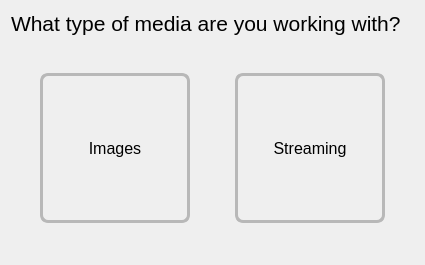
<?xml version="1.0" encoding="UTF-8"?>
<ui version="4.0">
 <class>MediaSelector</class>
 <widget class="QDialog" name="MediaSelector">
  <property name="geometry">
   <rect>
    <x>0</x>
    <y>0</y>
    <width>425</width>
    <height>265</height>
   </rect>
  </property>
  <property name="windowTitle">
   <string>Automated Drone Image Analysis Tool (ADIAT)</string>
  </property>
  <layout class="QVBoxLayout" name="verticalLayout_3">
   <item>
    <widget class="QLabel" name="label">
     <property name="sizePolicy">
      <sizepolicy hsizetype="Preferred" vsizetype="Maximum">
       <horstretch>0</horstretch>
       <verstretch>0</verstretch>
      </sizepolicy>
     </property>
     <property name="font">
      <font>
       <pointsize>16</pointsize>
      </font>
     </property>
     <property name="text">
      <string>What type of media are you working with?</string>
     </property>
    </widget>
   </item>
   <item>
    <widget class="QWidget" name="selectionWidget" native="true">
     <layout class="QHBoxLayout" name="horizontalLayout_2" stretch="0,0">
      <item>
       <widget class="QWidget" name="imageWidget" native="true">
        <property name="sizePolicy">
         <sizepolicy hsizetype="Expanding" vsizetype="Preferred">
          <horstretch>0</horstretch>
          <verstretch>0</verstretch>
         </sizepolicy>
        </property>
        <layout class="QVBoxLayout" name="verticalLayout">
         <item>
          <spacer name="verticalSpacer_top">
           <property name="orientation">
            <enum>Qt::Vertical</enum>
           </property>
           <property name="sizeType">
            <enum>QSizePolicy::Expanding</enum>
           </property>
           <property name="sizeHint" stdset="0">
            <size>
             <width>20</width>
             <height>40</height>
            </size>
           </property>
          </spacer>
         </item>
         <item alignment="Qt::AlignHCenter">
          <widget class="QToolButton" name="imageButton">
           <property name="minimumSize">
            <size>
             <width>150</width>
             <height>150</height>
            </size>
           </property>
           <property name="maximumSize">
            <size>
             <width>150</width>
             <height>150</height>
            </size>
           </property>
           <property name="font">
            <font>
             <pointsize>12</pointsize>
            </font>
           </property>
           <property name="styleSheet">
            <string notr="true">QToolButton { border: 3px solid palette(mid); border-radius: 8px; }</string>
           </property>
           <property name="text">
            <string>Images</string>
           </property>
           <property name="iconSize">
            <size>
             <width>100</width>
             <height>100</height>
            </size>
           </property>
           <property name="toolButtonStyle">
            <enum>Qt::ToolButtonTextUnderIcon</enum>
           </property>
          </widget>
         </item>
         <item>
          <spacer name="verticalSpacer_bottom">
           <property name="orientation">
            <enum>Qt::Vertical</enum>
           </property>
           <property name="sizeType">
            <enum>QSizePolicy::Expanding</enum>
           </property>
           <property name="sizeHint" stdset="0">
            <size>
             <width>20</width>
             <height>40</height>
            </size>
           </property>
          </spacer>
         </item>
        </layout>
       </widget>
      </item>
      <item>
       <widget class="QWidget" name="streamWidget" native="true">
        <property name="sizePolicy">
         <sizepolicy hsizetype="Expanding" vsizetype="Preferred">
          <horstretch>0</horstretch>
          <verstretch>0</verstretch>
         </sizepolicy>
        </property>
        <layout class="QVBoxLayout" name="verticalLayout_2">
         <item>
          <spacer name="verticalSpacer_top_2">
           <property name="orientation">
            <enum>Qt::Vertical</enum>
           </property>
           <property name="sizeType">
            <enum>QSizePolicy::Expanding</enum>
           </property>
           <property name="sizeHint" stdset="0">
            <size>
             <width>20</width>
             <height>40</height>
            </size>
           </property>
          </spacer>
         </item>
         <item alignment="Qt::AlignHCenter">
          <widget class="QToolButton" name="streamButton">
           <property name="minimumSize">
            <size>
             <width>150</width>
             <height>150</height>
            </size>
           </property>
           <property name="maximumSize">
            <size>
             <width>150</width>
             <height>150</height>
            </size>
           </property>
           <property name="font">
            <font>
             <pointsize>12</pointsize>
            </font>
           </property>
           <property name="toolTip">
            <string>RTMP, Video Files, HDMI Capture</string>
           </property>
           <property name="styleSheet">
            <string notr="true">QToolButton { border: 3px solid palette(mid); border-radius: 8px; }</string>
           </property>
           <property name="text">
            <string>Streaming</string>
           </property>
           <property name="iconSize">
            <size>
             <width>100</width>
             <height>100</height>
            </size>
           </property>
           <property name="toolButtonStyle">
            <enum>Qt::ToolButtonTextUnderIcon</enum>
           </property>
          </widget>
         </item>
         <item>
          <spacer name="verticalSpacer_bottom_2">
           <property name="orientation">
            <enum>Qt::Vertical</enum>
           </property>
           <property name="sizeType">
            <enum>QSizePolicy::Expanding</enum>
           </property>
           <property name="sizeHint" stdset="0">
            <size>
             <width>20</width>
             <height>40</height>
            </size>
           </property>
          </spacer>
         </item>
        </layout>
       </widget>
      </item>
     </layout>
    </widget>
   </item>
  </layout>
 </widget>
 <resources/>
 <connections/>
</ui>
